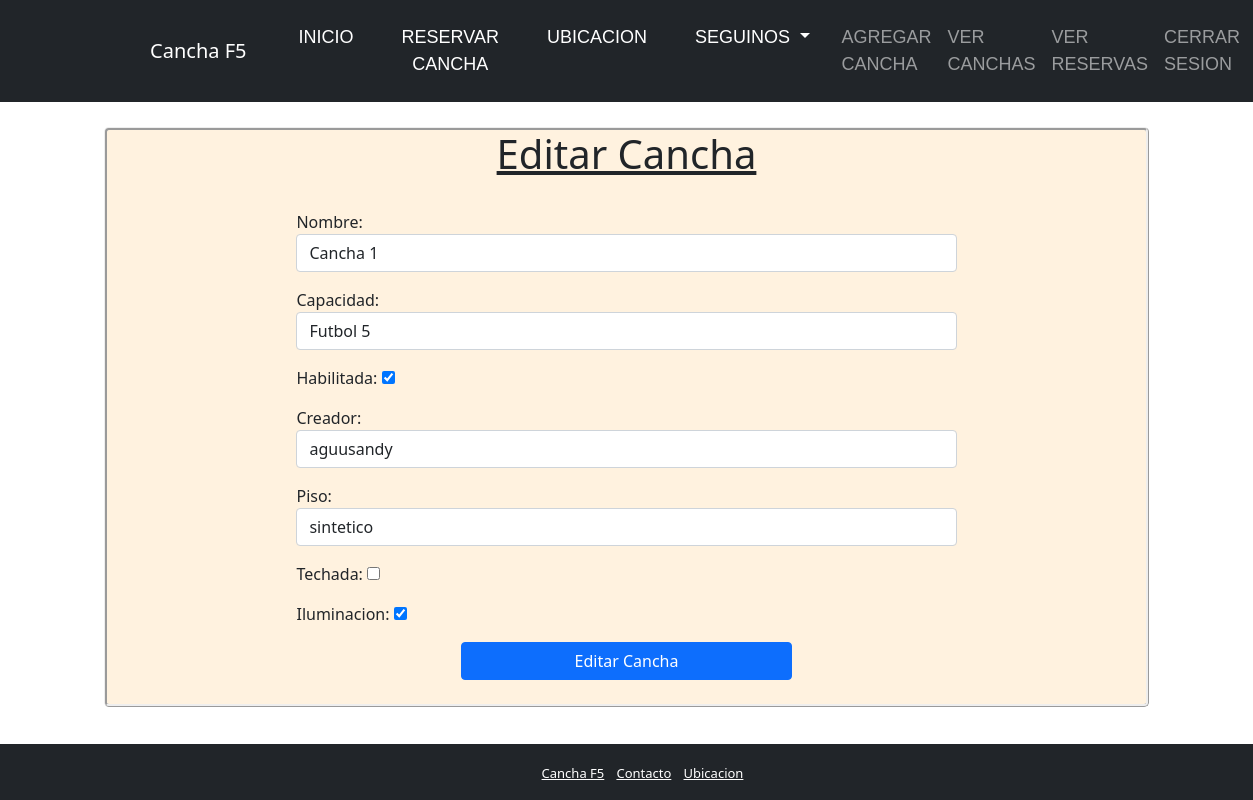
The app's page /canchas/editar_cancha/1 (signed in) with its own data.
### alquiler/models.py (models this page shows, shortened)
class Cancha(models.Model):
    id = models.AutoField(primary_key=True,auto_created = True, serialize = False)
    nombre = models.CharField(max_length=255, null=False, blank=False)
    capacidad = models.CharField(max_length=255, null=False, blank=False)
    habilitada = models.BooleanField(default=True)
    creador = models.ForeignKey(User, on_delete=models.CASCADE)
    piso = models.CharField(max_length=255, null=False, blank=False, default="sintetico")
    techada = models.BooleanField(default=True)
    iluminacion = models.BooleanField(default=True)

### alquiler/views.py (the view)
# urls.py: path('canchas/editar_cancha/<int:pk>', EditCanchaView.as_view(), name="editar_cancha"),
class EditCanchaView(UpdateView):
    model = Cancha
    form_class = EditCanchaForm
    template_name = 'editar_cancha.html'
    success_url = reverse_lazy('canchas')

### alquiler/forms.py
class EditCanchaForm(forms.ModelForm):
    class Meta:
        capacidad_opciones = [('Futbol 5','Futbol 5'), ('Futbol 7','Futbol 7'),]
        model = Cancha
        fields = ('nombre','capacidad','habilitada','creador','piso','techada','iluminacion')
        widgets = {
             'nombre':forms.TextInput(attrs={'class':'form-control'}),
             'capacidad':forms.Select(attrs={'class':'form-control'}, choices=capacidad_opciones),
             'piso':forms.TextInput(attrs={'class':'form-control'}),
             'creador':forms.Select(attrs={'class':'form-control'}),
            }

### alquiler/templates/editar_cancha.html (shortened to what this page needs)
{% extends 'base.html' %}
{% load static %}
{% block content %}
    {% if user.is_authenticated %}
        <div class="container-fluid col-10 post-home editar-cancha rounded-3">
            <div class="text-center text-decoration-underline">
                <h1>Editar Cancha</h1></br>
            </div>
            <div class="container">
                <div class="form-group col-8 mx-auto">
                    <form method="POST">
                    {{ form.as_p }}
                    <div class="text-center">
                        <button class="btn btn-primary w-50">Editar Cancha</button>
                    </div>
                    </form>
                </div>
            </div>
        </div>
    {% endif %}
{% endblock %}

### static/css/grande.css (style rules this page uses)
@media screen and (min-width: 769px) { .cuerpo { padding:0%; } }
@media screen and (min-width: 769px) { .agregar-cancha, .editar-cancha { margin-top: 2%; margin-bottom: 6%; } }
@media screen and (min-width: 769px) { .post-home { background: rgba(255, 235, 205, 0.638); border-style: ridge; } }

### records on screen
Cancha: nombre "Cancha 1", capacidad "Futbol 5", habilitada "☑", creador "aguusandy", piso "sintetico", iluminacion "☑"
